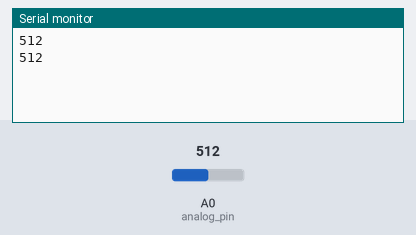
The sketch below on a simulated Arduino Uno, built with avr-gcc and run on an emulated ATmega328P. Parts: the last lines printed to the serial monitor. The inputs (shaded band) are chosen by the test bench; at power-on: A0 (analog_pin) = 512.

Above: at 1.8 s.
1.9 s: A0 (analog_pin) set to 716
At 2.7 s:
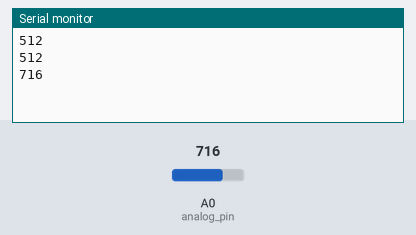
3.4 s: A0 (analog_pin) set to 900
At 4.8 s:
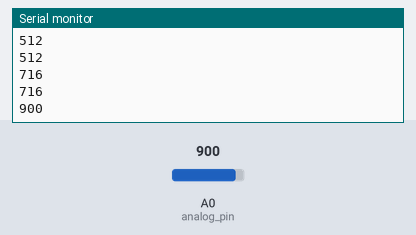
Timing chart, 0 to 6.4 s (numbered marks = the images above; inputs shaded):
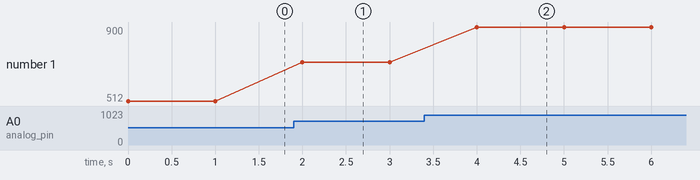

The sketch:

sketch_apr11a.ino
```cpp
const int analog_pin = A0;
int sensorValue;
void setup() {
 Serial.begin(9600);

}

void loop() {
  // 10-bit , (0 -> 1023)
unsigned int analog_val = 0;
analog_val = analogRead(analog_pin);
 Serial.println(analog_val);
 delay(1000);
}
```

Measured:
- after the input at 1.9 s, the serial monitor: prints a new line after 0.10 s (image 1)
- after the input at 3.4 s, the serial monitor: prints a new line after 0.60 s (image 2)
- plotted number 1: 512 → 716 after the input at 1.9 s, 716 → 900 after the input at 3.4 s
